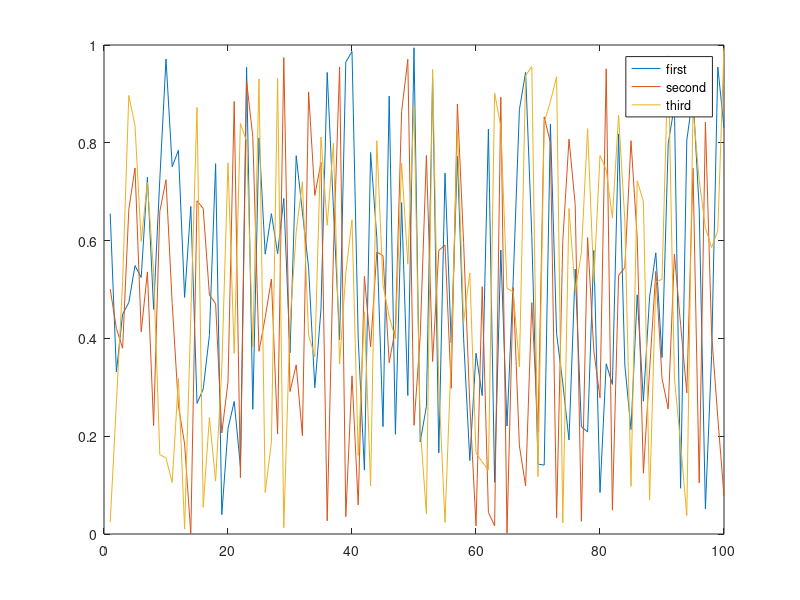

Source code (MATLAB):
function result = test_legend_001
result = false;
a = figure;
plot(rand(100,3));
legend('first','second','third');
drawnow;
close(a);
result = true;
